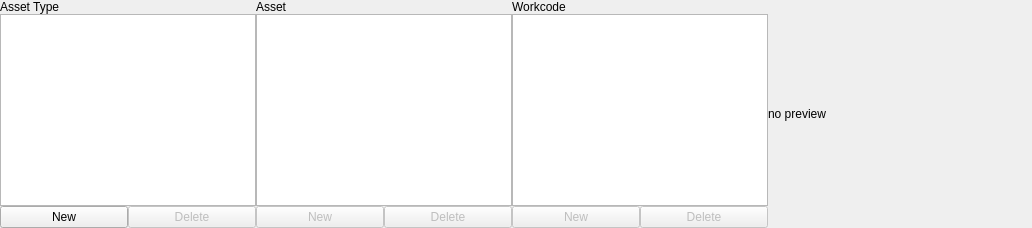
      <widget class="QWidget" name="layoutWidget_3">
       <layout class="QHBoxLayout" name="assetHBoxLayout">
        <property name="spacing">
         <number>0</number>
        </property>
        <property name="margin">
         <number>0</number>
        </property>
        <item>
         <layout class="QGridLayout">
          <property name="margin">
           <number>0</number>
          </property>
          <property name="spacing">
           <number>0</number>
          </property>
          <item row="0" column="0" colspan="2">
           <widget class="QLabel" name="label_17">
            <property name="text">
             <string>Asset Type</string>
            </property>
           </widget>
          </item>
          <item row="1" column="0" colspan="2">
           <widget class="QListWidget" name="assetTypeScrollList"/>
          </item>
          <item row="2" column="0">
           <widget class="QPushButton" name="assetTypeNewButton">
            <property name="text">
             <string>New</string>
            </property>
           </widget>
          </item>
          <item row="2" column="1">
           <widget class="QPushButton" name="assetTypeRemoveButton">
            <property name="enabled">
             <bool>false</bool>
            </property>
            <property name="text">
             <string>Delete</string>
            </property>
           </widget>
          </item>
         </layout>
        </item>
        <item>
         <layout class="QGridLayout">
          <property name="margin">
           <number>0</number>
          </property>
          <property name="spacing">
           <number>0</number>
          </property>
          <item row="0" column="0" colspan="2">
           <widget class="QLabel" name="label_20">
            <property name="text">
             <string>Asset</string>
            </property>
           </widget>
          </item>
          <item row="1" column="0" colspan="2">
           <widget class="QListWidget" name="assetScrollList">
            <property name="contextMenuPolicy">
             <enum>Qt::CustomContextMenu</enum>
            </property>
           </widget>
          </item>
          <item row="2" column="0">
           <widget class="QPushButton" name="assetNewButton">
            <property name="enabled">
             <bool>false</bool>
            </property>
            <property name="text">
             <string>New</string>
            </property>
           </widget>
          </item>
          <item row="2" column="1">
           <widget class="QPushButton" name="assetRemoveButton">
            <property name="enabled">
             <bool>false</bool>
            </property>
            <property name="text">
             <string>Delete</string>
            </property>
           </widget>
          </item>
         </layout>
        </item>
        <item>
         <layout class="QGridLayout">
          <property name="margin">
           <number>0</number>
          </property>
          <property name="spacing">
           <number>0</number>
          </property>
          <item row="0" column="0" colspan="2">
           <widget class="QLabel" name="label_22">
            <property name="text">
             <string>Workcode</string>
            </property>
           </widget>
          </item>
          <item row="1" column="0" colspan="2">
           <widget class="QListWidget" name="componentScrollList"/>
          </item>
          <item row="2" column="0">
           <widget class="QPushButton" name="componentNewButton">
            <property name="enabled">
             <bool>false</bool>
            </property>
            <property name="text">
             <string>New</string>
            </property>
           </widget>
          </item>
          <item row="2" column="1">
           <widget class="QPushButton" name="componentRemoveButton">
            <property name="enabled">
             <bool>false</bool>
            </property>
            <property name="text">
             <string>Delete</string>
            </property>
           </widget>
          </item>
         </layout>
        </item>
        <item>
         <widget class="QLabel" name="assetPreviewImage">
          <property name="minimumSize">
           <size>
            <width>164</width>
            <height>105</height>
           </size>
          </property>
          <property name="maximumSize">
           <size>
            <width>164</width>
            <height>105</height>
           </size>
          </property>
          <property name="text">
           <string>no preview</string>
          </property>
          <property name="scaledContents">
           <bool>true</bool>
          </property>
         </widget>
        </item>
        <item>
         <spacer name="horizontalSpacer_4">
          <property name="orientation">
           <enum>Qt::Horizontal</enum>
          </property>
          <property name="sizeHint" stdset="0">
           <size>
            <width>100</width>
            <height>20</height>
           </size>
          </property>
         </spacer>
        </item>
       </layout>
      </widget>
